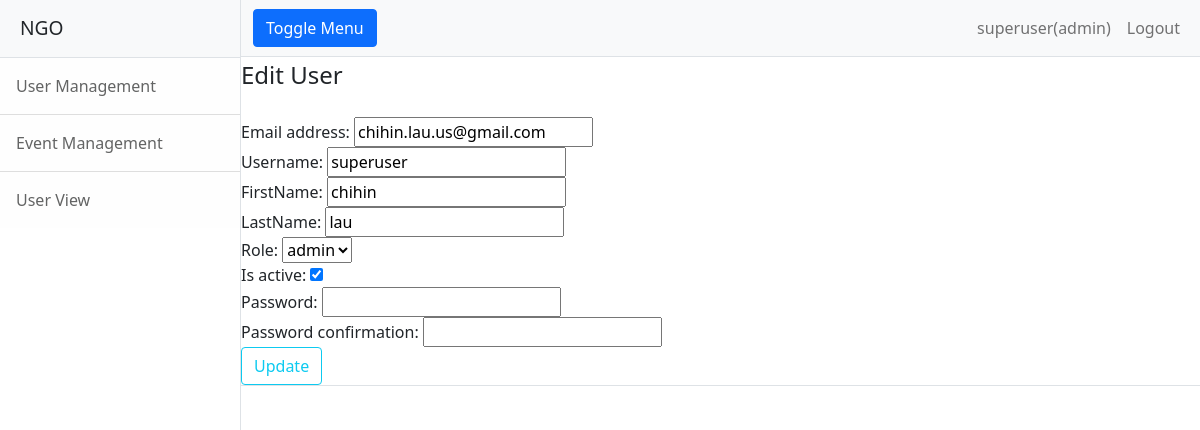
The page /users/1/update/ (signed in) on the database its author committed.
### UserApp/models.py (models this page shows, shortened)
class CustomUser(AbstractBaseUser, PermissionsMixin):
    email = models.EmailField(_('email address'), unique=True)
    username = models.CharField(max_length=150, unique=True)
    firstName=models.CharField(max_length=40)
    lastName=models.CharField(max_length=40)
    role=models.CharField(max_length=40, default="user", choices = ROLE_CHOICES)
    is_staff = models.BooleanField(default=False)
    is_active = models.BooleanField(default=True)
    objects = CustomAccountManager()
    USERNAME_FIELD = 'username'
    REQUIRED_FIELDS = ["email", "firstName", "lastName", "role"]

### UserApp/views.py (the view, shortened to what this page needs)
# urls.py: path("<int:pk>/update/", UserUpdateView.as_view(), name="users-update"),
class UserUpdateView(LoginRequiredMixin, UpdateView):
	model = CustomUser
	form_class = updateUser_form
	template_name = 'UserApp/customuser_update.html'
	context_object_name = 'user'
	def dispatch(self, request, *args, **kwargs):
		if not request.user.role=="admin":
			raise PermissionDenied()
		return super().dispatch(request, *args, **kwargs)

### UserApp/forms.py (shortened to what this page needs)
class updateUser_form(forms.ModelForm):
    password1 = forms.CharField(label='Password', widget=forms.PasswordInput)
    password2 = forms.CharField(label='Password confirmation', widget=forms.PasswordInput)
    """
    class Meta(UserCreationForm.Meta):
        model = CustomUser
        # fields = ('username', 'first_name', 'last_name', 'email', 'password1', 'password2', )
        fields = UserCreationForm.Meta.fields + ("email", "username",'firstName', 'lastName', 'role', "password1", "password2")
    """
    class Meta:
        model = CustomUser
        fields = ('email', 'username', 'firstName', 'lastName', "role", 'is_active')

### UserApp/templates/UserApp/customuser_update.html (shortened to what this page needs)
{% extends "UserApp/base.html" %}
{% block content %}
  <div class="content-section">
    <form method="POST">
      <fieldset class="form-group">
        <legend class="border-bttom mb-4">Edit User</legend>
        {% for field in form %}
        <div class="fieldWrapper">
            {{ field.label_tag }} {{ field }}
        </div>
        {% endfor %}
      </fieldset>
      <div class="form-group">
        <button class="btn btn-outline-info" type="submit"> Update</button>
      </div>
    </form>
    <div class="border-top pt-3">
    </div>
  </div>
{% endblock content %}

### UserApp/templates/UserApp/base.html (shortened to what this page needs)
{% load static %}
<!DOCTYPE html>
<html lang="en">
    <head>
        <link href="{% static 'css/styles.css' %}" rel="stylesheet" />
    </head>
    <body>
        <div class="d-flex" id="wrapper">
            <div class="border-end bg-white" id="sidebar-wrapper">
                <div class="sidebar-heading border-bottom bg-light">NGO</div>
                <div class="list-group list-group-flush">
                    {% if user.is_authenticated %}
                      {% if user.role == "admin" %}
                        <a class="list-group-item list-group-item-action list-group-item-light p-3" href="{% url 'users-list' %}">User Management</a>
                        <a class="list-group-item list-group-item-action list-group-item-light p-3" href="{% url 'events-list' %}">Event Management</a>
                        <a class="list-group-item list-group-item-action list-group-item-light p-3" href="#!">User View</a>
                      {% endif %}
                    {% else %}
                    <a class="list-group-item list-group-item-action list-group-item-light p-3" href="#!">Event </a>
                    {% endif %}
                </div>
            </div>
            <div id="page-content-wrapper">
                <nav class="navbar navbar-expand-lg navbar-light bg-light border-bottom">
                    <div class="container-fluid">
                        <button class="btn btn-primary" id="sidebarToggle">Toggle Menu</button>
                        <div class="collapse navbar-collapse" id="navbarSupportedContent">
                            <ul class="navbar-nav ms-auto mt-2 mt-lg-0">
                                {% if user.is_authenticated %}
                                  <li class="nav-item active"><a class="nav-link" href="#!">{{ request.user.username }}({{ user.role }})</a></li>
                                  <a class="nav-item nav-link" href="{% url 'logout' %}">Logout</a>
                                {% else %}
                                  <a class="nav-item nav-link" href="{% url 'login' %}">Login</a>
                                {% endif %}
                            </ul>
                        </div>
                    </div>
                </nav>
                {% block content %}{% endblock %}
            </div>
        </div>
    </body>
</html>

### rows shown on the page
CustomUser: user.username "superuser", role "admin", form "chihin.lau.us@gmail.com" "superuser" "chihin" "lau" "admin" "☑"

### other values the page prints
{{ field.label_tag }} "Email address:" "Username:" "FirstName:" "LastName:" "Role:" "Is active:" "Password:" "Password confirmation:"
